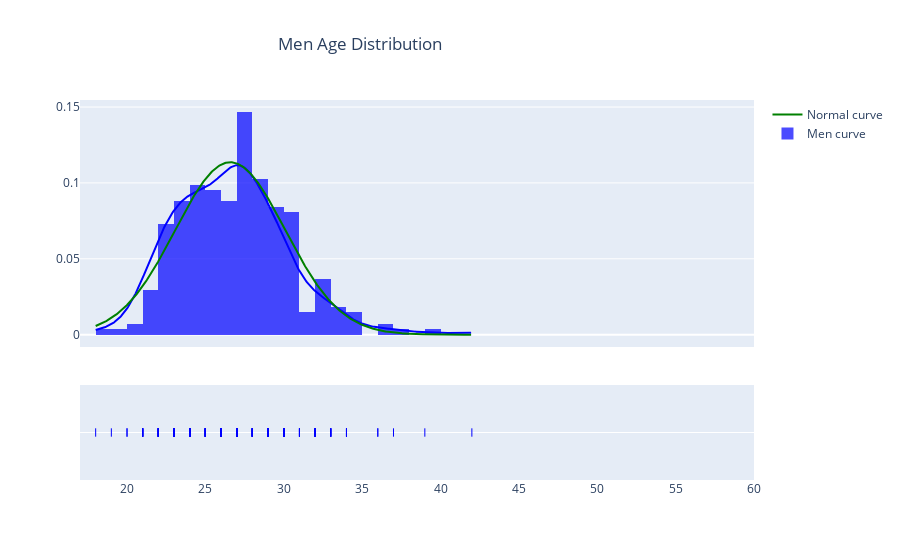

The notebook cell this image was saved under:
### Code cell
hist_data = [age_m]
group_labels = ['Men curve']
colors=['blue']

fig = ff.create_distplot(hist_data, group_labels, colors=colors)
fig2 = ff.create_distplot(hist_data, group_labels, curve_type='normal')

normal_x = fig2.data[1]['x']
normal_y = fig2.data[1]['y']

fig.add_traces(go.Scatter(x=normal_x, y=normal_y, mode = 'lines',
                          line = dict(color='green', 
                                      width = 2),
                          name = 'Normal curve'
                         ))
fig.update_layout(xaxis_range=[17,60])
fig.update_layout(title="Men Age Distribution", title_x=0.4)
fig.show()

### Figure 1 — Plotly figure (JSON) as saved in the notebook; plotly's stock layout.template omitted (floating-point values rounded to 4 significant figures; data arrays with more than 128 entries replaced by an {"elided": "..."} marker saying what was removed)
{"data": [{"autobinx": false, "histnorm": "probability density", "legendgroup": "Men curve", "marker": {"color": "blue"}, "name": "Men curve", "opacity": 0.7, "type": "histogram", "x": {"elided": "274 int values"}, "xaxis": "x", "xbins": {"end": 42, "size": 1, "start": 18}, "yaxis": "y"}, {"legendgroup": "Men curve", "marker": {"color": "blue"}, "mode": "lines", "name": "Men curve", "showlegend": false, "type": "scatter", "x": {"elided": "500 float values"}, "xaxis": "x", "y": {"elided": "500 float values"}, "yaxis": "y"}, {"legendgroup": "Men curve", "marker": {"color": "blue", "symbol": "line-ns-open"}, "mode": "markers", "name": "Men curve", "showlegend": false, "type": "scatter", "x": {"elided": "274 int values"}, "xaxis": "x", "y": {"elided": "274 str values"}, "yaxis": "y2"}, {"line": {"color": "green", "width": 2}, "mode": "lines", "name": "Normal curve", "type": "scatter", "x": {"elided": "500 float values"}, "y": {"elided": "500 float values"}}], "layout": {"barmode": "overlay", "hovermode": "closest", "legend": {"traceorder": "reversed"}, "title": {"text": "Men Age Distribution", "x": 0.4}, "xaxis": {"anchor": "y2", "domain": [0, 1], "range": [17, 60], "zeroline": false}, "yaxis": {"anchor": "free", "domain": [0.35, 1], "position": 0}, "yaxis2": {"anchor": "x", "domain": [0, 0.25], "dtick": 1, "showticklabels": false}}}
